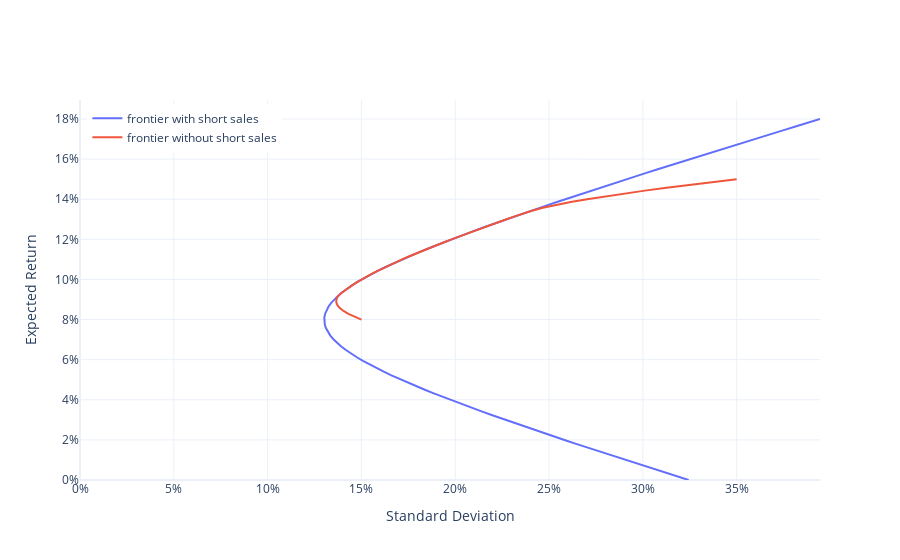

The cell this chart's notebook holds for it:
### Markdown cell above
# FIGURE

### Code cell
import plotly.graph_objects as go 

# frontier with short sales
string = 'asset 1: %{customdata[0]:.0%}<br>'
string += 'asset 2: %{customdata[1]:.0%}<br>'
string += 'asset 3: %{customdata[2]:.0%}<br>'
string += '<extra></extra>'
tr1 = go.Scatter(
    x=sds_shorts,
    y=mns,
    mode="lines",
    customdata=ports_shorts,
    hovertemplate=string,
    name="frontier with short sales"
)

# frontier without short sales
tr2 = go.Scatter(
    x=sds_constrained,
    y=targets,
    mode="lines",
    customdata=ports_constrained,
    hovertemplate=string,
    name="frontier without short sales"
)

fig = go.Figure(tr1)
fig.add_trace(tr2)
fig.update_layout(
    xaxis_title="Standard Deviation",
    yaxis_title="Expected Return",
    xaxis_tickformat=".0%",
    yaxis_tickformat=".0%",
    xaxis_rangemode="tozero",
    yaxis_rangemode="tozero",
    template="plotly_white",
    legend=dict(
        xanchor="left",
        yanchor="top",
        y=0.99,
        x=0.01,
    )
) 
fig.show()
